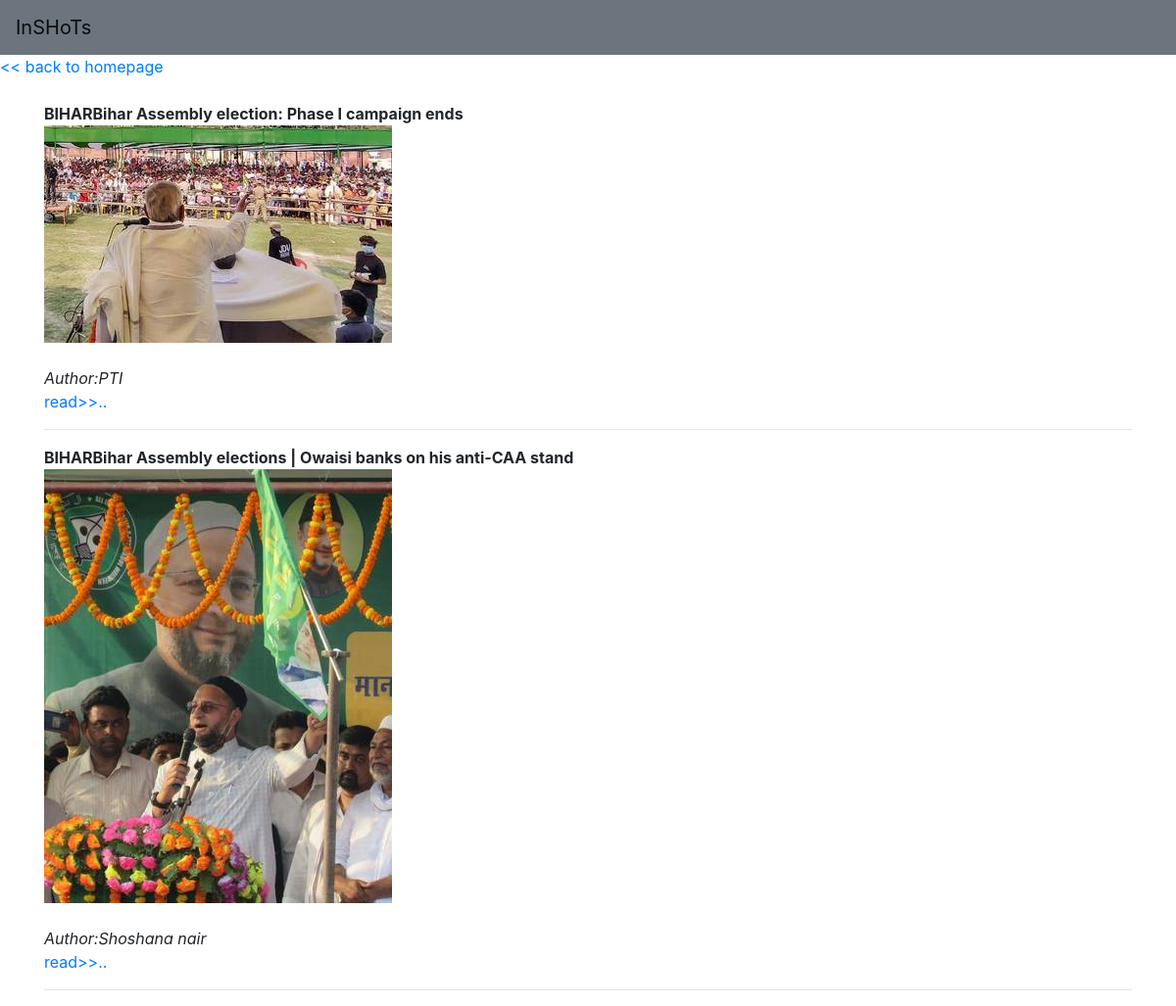
Page /view/politics on the committed database.
### feeds/models.py (models this page shows, shortened)
class newsfeed(models.Model):
	headline=models.CharField(max_length=100)
	author=models.CharField(max_length=50,default='n/a')
	content=models.TextField()
	date=models.DateTimeField(auto_now_add=True)
	catg=models.CharField(max_length=50,null=True)
	image=models.ImageField(null=True,blank=True)
	@property
	def imageURL(self):
		try:
			url=self.image.url
		except:
			url=' '
		return url

### feeds/views.py (the view)
# urls.py: path('view/<str:catg>',views.cats),
def cats(request,catg):
	feeds=newsfeed.objects.filter(catg=catg)
	context={'feeds':feeds}
	return render(request,'category.html',context)

### feeds/templates/category.html
{% extends 'domain.html' %}
{% load static %}
{% block content %}
{% for feed in feeds %}
<strong>{{ feed.headline }}</strong><br>
<img src="{{feed.imageURL}}"><br><br>
<i>Author:{{ feed.author }}</i><br>
<a href="{% url 'viewposts' feed.id %}" >read>>..</a>
<hr>
{% endfor %}
{% endblock %}

### feeds/templates/domain.html (style rules this page uses)
img { max-width: 100% ; height: auto; }

### rows in the picture
newsfeed: headline "BIHARBihar Assembly election: Phase I campaign ends", imageURL (picture), author "PTI"
newsfeed: headline "BIHARBihar Assembly elections | Owaisi banks on his anti-CAA stand", imageURL (picture), author "Shoshana nair"
